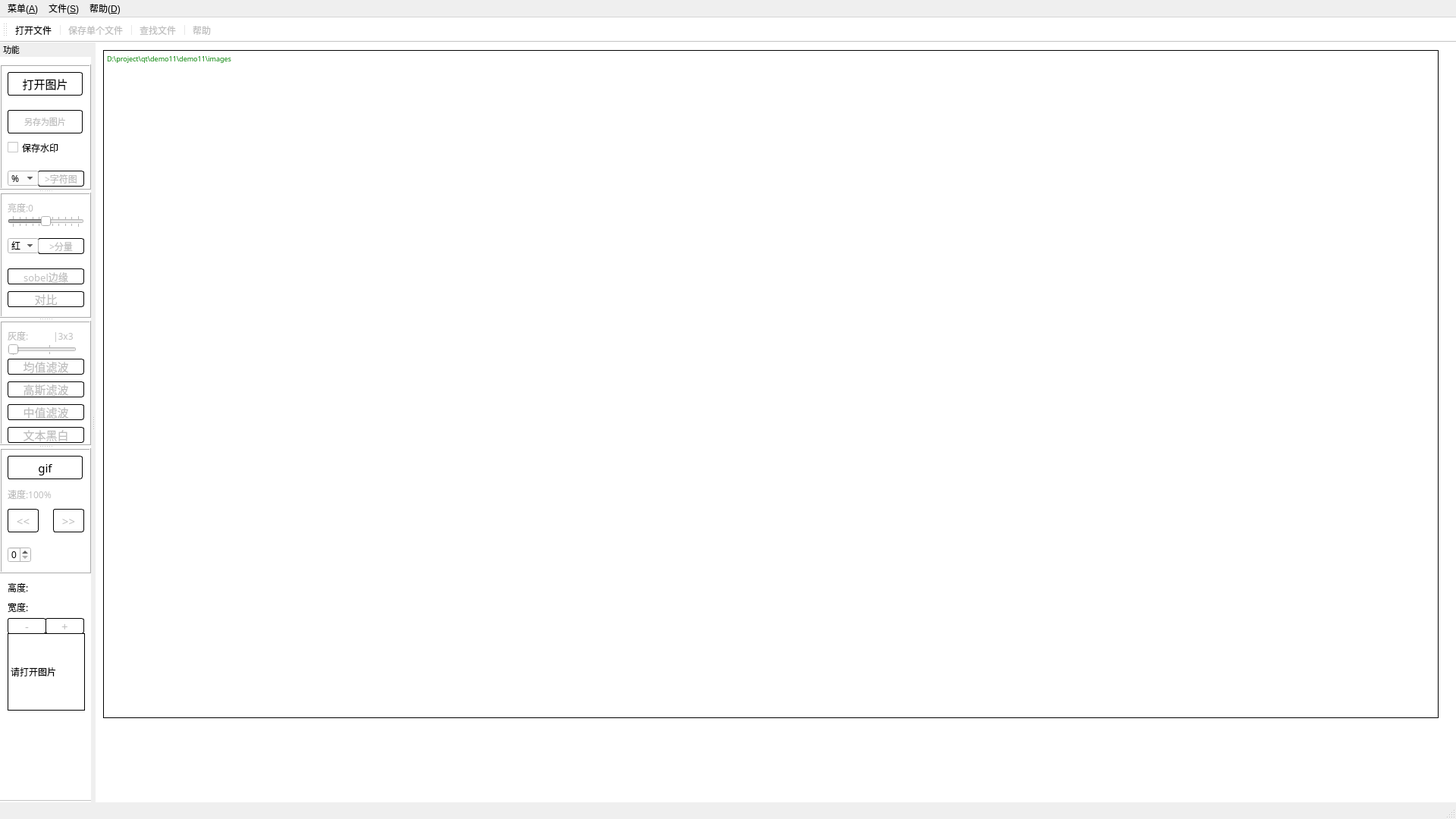
<?xml version="1.0" encoding="UTF-8"?>
<ui version="4.0">
 <class>MainWindow</class>
 <widget class="QMainWindow" name="MainWindow">
  <property name="geometry">
   <rect>
    <x>0</x>
    <y>0</y>
    <width>1920</width>
    <height>1080</height>
   </rect>
  </property>
  <property name="windowTitle">
   <string>MainWindow</string>
  </property>
  <widget class="QWidget" name="centralWidget">
   <widget class="QTextEdit" name="textEdit">
    <property name="geometry">
     <rect>
      <x>10</x>
      <y>10</y>
      <width>1761</width>
      <height>881</height>
     </rect>
    </property>
    <property name="font">
     <font>
      <family>黑体</family>
     </font>
    </property>
    <property name="html">
     <string>&lt;!DOCTYPE HTML PUBLIC &quot;-//W3C//DTD HTML 4.0//EN&quot; &quot;http://www.w3.org/TR/REC-html40/strict.dtd&quot;&gt;
&lt;html&gt;&lt;head&gt;&lt;meta name=&quot;qrichtext&quot; content=&quot;1&quot; /&gt;&lt;style type=&quot;text/css&quot;&gt;
p, li { white-space: pre-wrap; }
&lt;/style&gt;&lt;/head&gt;&lt;body style=&quot; font-family:'黑体'; font-size:9pt; font-weight:400; font-style:normal;&quot;&gt;
&lt;p style=&quot; margin-top:0px; margin-bottom:0px; margin-left:0px; margin-right:0px; -qt-block-indent:0; text-indent:0px;&quot;&gt;&lt;span style=&quot; font-family:'SimSun'; font-size:7pt; color:#008000;&quot;&gt;D:\project\qt\demo11\demo11\images&lt;/span&gt;&lt;/p&gt;&lt;/body&gt;&lt;/html&gt;</string>
    </property>
   </widget>
   <widget class="QLabel" name="label_output">
    <property name="geometry">
     <rect>
      <x>10</x>
      <y>10</y>
      <width>1761</width>
      <height>881</height>
     </rect>
    </property>
    <property name="font">
     <font>
      <family>黑体</family>
     </font>
    </property>
    <property name="frameShape">
     <enum>QFrame::Box</enum>
    </property>
    <property name="text">
     <string/>
    </property>
    <property name="scaledContents">
     <bool>true</bool>
    </property>
    <property name="alignment">
     <set>Qt::AlignLeading|Qt::AlignLeft|Qt::AlignVCenter</set>
    </property>
   </widget>
   <widget class="QFrame" name="frame">
    <property name="geometry">
     <rect>
      <x>-81</x>
      <y>-1</y>
      <width>1881</width>
      <height>1041</height>
     </rect>
    </property>
    <property name="font">
     <font>
      <family>黑体</family>
     </font>
    </property>
    <property name="styleSheet">
     <string notr="true">background-color: rgb(255, 255, 255);</string>
    </property>
    <property name="frameShape">
     <enum>QFrame::StyledPanel</enum>
    </property>
    <property name="frameShadow">
     <enum>QFrame::Raised</enum>
    </property>
   </widget>
   <widget class="QFrame" name="frame_3">
    <property name="geometry">
     <rect>
      <x>0</x>
      <y>0</y>
      <width>1881</width>
      <height>1041</height>
     </rect>
    </property>
    <property name="font">
     <font>
      <family>黑体</family>
     </font>
    </property>
    <property name="styleSheet">
     <string notr="true">background-color: rgb(255, 255, 255);</string>
    </property>
    <property name="frameShape">
     <enum>QFrame::StyledPanel</enum>
    </property>
    <property name="frameShadow">
     <enum>QFrame::Raised</enum>
    </property>
   </widget>
   <widget class="QLabel" name="label_output_source">
    <property name="geometry">
     <rect>
      <x>10</x>
      <y>10</y>
      <width>1761</width>
      <height>881</height>
     </rect>
    </property>
    <property name="font">
     <font>
      <family>黑体</family>
     </font>
    </property>
    <property name="frameShape">
     <enum>QFrame::Box</enum>
    </property>
    <property name="text">
     <string/>
    </property>
    <property name="scaledContents">
     <bool>false</bool>
    </property>
    <property name="alignment">
     <set>Qt::AlignLeading|Qt::AlignLeft|Qt::AlignVCenter</set>
    </property>
   </widget>
   <zorder>frame_3</zorder>
   <zorder>frame</zorder>
   <zorder>textEdit</zorder>
   <zorder>label_output</zorder>
   <zorder>label_output_source</zorder>
  </widget>
  <widget class="QMenuBar" name="menuBar">
   <property name="geometry">
    <rect>
     <x>0</x>
     <y>0</y>
     <width>1920</width>
     <height>21</height>
    </rect>
   </property>
   <property name="defaultUp">
    <bool>false</bool>
   </property>
   <property name="nativeMenuBar">
    <bool>false</bool>
   </property>
   <widget class="QMenu" name="menu_A">
    <property name="title">
     <string>菜单(&amp;A)</string>
    </property>
    <addaction name="action"/>
   </widget>
   <widget class="QMenu" name="menu_S">
    <property name="title">
     <string>文件(&amp;S)</string>
    </property>
    <addaction name="action_3"/>
    <addaction name="action_4"/>
    <addaction name="action_5"/>
   </widget>
   <widget class="QMenu" name="menu_D">
    <property name="title">
     <string>帮助(&amp;D)</string>
    </property>
    <widget class="QMenu" name="menu_Language">
     <property name="title">
      <string>语言/Language</string>
     </property>
     <addaction name="action_CN"/>
     <addaction name="actionEnglish_EN"/>
    </widget>
    <addaction name="action_6"/>
    <addaction name="menu_Language"/>
   </widget>
   <addaction name="menu_A"/>
   <addaction name="menu_S"/>
   <addaction name="menu_D"/>
  </widget>
  <widget class="QToolBar" name="mainToolBar">
   <property name="styleSheet">
    <string notr="true">background-color: rgb(255, 255, 255);</string>
   </property>
   <attribute name="toolBarArea">
    <enum>TopToolBarArea</enum>
   </attribute>
   <attribute name="toolBarBreak">
    <bool>false</bool>
   </attribute>
   <addaction name="action"/>
   <addaction name="separator"/>
   <addaction name="action_3"/>
   <addaction name="separator"/>
   <addaction name="action_5"/>
   <addaction name="separator"/>
   <addaction name="action_6"/>
  </widget>
  <widget class="QStatusBar" name="statusBar"/>
  <widget class="QDockWidget" name="dockWidget_3">
   <property name="sizePolicy">
    <sizepolicy hsizetype="Expanding" vsizetype="Preferred">
     <horstretch>0</horstretch>
     <verstretch>0</verstretch>
    </sizepolicy>
   </property>
   <property name="minimumSize">
    <size>
     <width>120</width>
     <height>300</height>
    </size>
   </property>
   <property name="font">
    <font>
     <family>黑体</family>
     <pointsize>8</pointsize>
    </font>
   </property>
   <property name="styleSheet">
    <string notr="true">background-color: rgb(255, 255, 255);</string>
   </property>
   <property name="features">
    <set>QDockWidget::DockWidgetMovable</set>
   </property>
   <property name="windowTitle">
    <string>功能</string>
   </property>
   <attribute name="dockWidgetArea">
    <number>1</number>
   </attribute>
   <widget class="QWidget" name="dockWidgetContents_3">
    <widget class="QFrame" name="frame_2">
     <property name="geometry">
      <rect>
       <x>-10</x>
       <y>-20</y>
       <width>161</width>
       <height>1001</height>
      </rect>
     </property>
     <property name="font">
      <font>
       <family>黑体</family>
      </font>
     </property>
     <property name="autoFillBackground">
      <bool>false</bool>
     </property>
     <property name="styleSheet">
      <string notr="true">background-color: rgb(255, 255, 255);</string>
     </property>
     <property name="frameShape">
      <enum>QFrame::StyledPanel</enum>
     </property>
     <property name="frameShadow">
      <enum>QFrame::Raised</enum>
     </property>
     <widget class="QLabel" name="label_height">
      <property name="geometry">
       <rect>
        <x>20</x>
        <y>710</y>
        <width>91</width>
        <height>20</height>
       </rect>
      </property>
      <property name="font">
       <font>
        <family>黑体</family>
       </font>
      </property>
      <property name="text">
       <string>高度:</string>
      </property>
     </widget>
     <widget class="QLabel" name="label_width">
      <property name="geometry">
       <rect>
        <x>20</x>
        <y>736</y>
        <width>91</width>
        <height>20</height>
       </rect>
      </property>
      <property name="font">
       <font>
        <family>黑体</family>
       </font>
      </property>
      <property name="text">
       <string>宽度:</string>
      </property>
     </widget>
     <widget class="QLabel" name="label">
      <property name="geometry">
       <rect>
        <x>20</x>
        <y>780</y>
        <width>102</width>
        <height>102</height>
       </rect>
      </property>
      <property name="font">
       <font>
        <family>黑体</family>
       </font>
      </property>
      <property name="frameShape">
       <enum>QFrame::Box</enum>
      </property>
      <property name="text">
       <string>请打开图片</string>
      </property>
      <property name="scaledContents">
       <bool>true</bool>
      </property>
      <property name="openExternalLinks">
       <bool>false</bool>
      </property>
     </widget>
     <widget class="QSplitter" name="splitter">
      <property name="geometry">
       <rect>
        <x>10</x>
        <y>30</y>
        <width>120</width>
        <height>671</height>
       </rect>
      </property>
      <property name="font">
       <font>
        <family>黑体</family>
       </font>
      </property>
      <property name="orientation">
       <enum>Qt::Vertical</enum>
      </property>
      <widget class="QFrame" name="frame_7">
       <property name="font">
        <font>
         <family>黑体</family>
        </font>
       </property>
       <property name="frameShape">
        <enum>QFrame::Box</enum>
       </property>
       <property name="frameShadow">
        <enum>QFrame::Raised</enum>
       </property>
       <widget class="QPushButton" name="pushButton_3">
        <property name="geometry">
         <rect>
          <x>10</x>
          <y>10</y>
          <width>99</width>
          <height>31</height>
         </rect>
        </property>
        <property name="font">
         <font>
          <family>黑体</family>
          <pointsize>11</pointsize>
          <weight>50</weight>
          <bold>false</bold>
         </font>
        </property>
        <property name="cursor">
         <cursorShape>PointingHandCursor</cursorShape>
        </property>
        <property name="acceptDrops">
         <bool>true</bool>
        </property>
        <property name="styleSheet">
         <string notr="true">QPushButton

{
	border:1px solid rgb(0,0,0);
	border-radius:3px;
	
	background-color: rgb(255, 255, 255);
}
QPushButton:hover
{
	background-color: rgb(250, 250, 250);
	border:1px solid rgb(0,0,0);
	
}</string>
        </property>
        <property name="text">
         <string>打开图片</string>
        </property>
        <property name="icon">
         <iconset resource="images.qrc">
          <normaloff>:/images/images/filenew.png</normaloff>:/images/images/filenew.png</iconset>
        </property>
        <property name="iconSize">
         <size>
          <width>32</width>
          <height>32</height>
         </size>
        </property>
       </widget>
       <widget class="QPushButton" name="pushButton_8">
        <property name="enabled">
         <bool>false</bool>
        </property>
        <property name="geometry">
         <rect>
          <x>10</x>
          <y>60</y>
          <width>99</width>
          <height>31</height>
         </rect>
        </property>
        <property name="font">
         <font>
          <family>黑体</family>
          <pointsize>8</pointsize>
          <weight>50</weight>
          <bold>false</bold>
         </font>
        </property>
        <property name="cursor">
         <cursorShape>PointingHandCursor</cursorShape>
        </property>
        <property name="acceptDrops">
         <bool>true</bool>
        </property>
        <property name="styleSheet">
         <string notr="true">QPushButton

{
	border:1px solid rgb(0,0,0);
	border-radius:3px;
	
	background-color: rgb(255, 255, 255);
}
QPushButton:hover
{
	background-color: rgb(250, 250, 250);
	border:1px solid rgb(0,0,0);
	
}</string>
        </property>
        <property name="text">
         <string>另存为图片</string>
        </property>
        <property name="icon">
         <iconset resource="images.qrc">
          <normaloff>:/images/images/filesave.png</normaloff>:/images/images/filesave.png</iconset>
        </property>
        <property name="iconSize">
         <size>
          <width>32</width>
          <height>32</height>
         </size>
        </property>
       </widget>
       <widget class="QPushButton" name="pushButton_4">
        <property name="enabled">
         <bool>false</bool>
        </property>
        <property name="geometry">
         <rect>
          <x>50</x>
          <y>140</y>
          <width>61</width>
          <height>21</height>
         </rect>
        </property>
        <property name="font">
         <font>
          <family>黑体</family>
          <pointsize>9</pointsize>
          <weight>50</weight>
          <bold>false</bold>
         </font>
        </property>
        <property name="cursor">
         <cursorShape>PointingHandCursor</cursorShape>
        </property>
        <property name="acceptDrops">
         <bool>true</bool>
        </property>
        <property name="styleSheet">
         <string notr="true">QPushButton

{
	border:1px solid rgb(0,0,0);
	border-radius:3px;
	
	background-color: rgb(255, 255, 255);
}
QPushButton:hover
{
	background-color: rgb(250, 250, 250);
	border:1px solid rgb(0,0,0);
	
}</string>
        </property>
        <property name="text">
         <string>&gt;字符图</string>
        </property>
        <property name="iconSize">
         <size>
          <width>32</width>
          <height>32</height>
         </size>
        </property>
       </widget>
       <widget class="QComboBox" name="comboBox">
        <property name="geometry">
         <rect>
          <x>10</x>
          <y>140</y>
          <width>41</width>
          <height>20</height>
         </rect>
        </property>
        <property name="font">
         <font>
          <family>黑体</family>
         </font>
        </property>
        <item>
         <property name="text">
          <string>%</string>
         </property>
        </item>
        <item>
         <property name="text">
          <string>*</string>
         </property>
        </item>
        <item>
         <property name="text">
          <string>^</string>
         </property>
        </item>
        <item>
         <property name="text">
          <string>+</string>
         </property>
        </item>
        <item>
         <property name="text">
          <string>$</string>
         </property>
        </item>
        <item>
         <property name="text">
          <string>#</string>
         </property>
        </item>
       </widget>
       <widget class="QCheckBox" name="checkBox">
        <property name="geometry">
         <rect>
          <x>10</x>
          <y>100</y>
          <width>87</width>
          <height>19</height>
         </rect>
        </property>
        <property name="font">
         <font>
          <family>黑体</family>
         </font>
        </property>
        <property name="text">
         <string>保存水印</string>
        </property>
       </widget>
      </widget>
      <widget class="QFrame" name="frame_4">
       <property name="font">
        <font>
         <family>黑体</family>
        </font>
       </property>
       <property name="frameShape">
        <enum>QFrame::Box</enum>
       </property>
       <property name="frameShadow">
        <enum>QFrame::Raised</enum>
       </property>
       <widget class="QSlider" name="horizontalSlider_light">
        <property name="enabled">
         <bool>false</bool>
        </property>
        <property name="geometry">
         <rect>
          <x>10</x>
          <y>30</y>
          <width>101</width>
          <height>16</height>
         </rect>
        </property>
        <property name="font">
         <font>
          <family>黑体</family>
         </font>
        </property>
        <property name="minimum">
         <number>-5</number>
        </property>
        <property name="maximum">
         <number>5</number>
        </property>
        <property name="pageStep">
         <number>5</number>
        </property>
        <property name="value">
         <number>0</number>
        </property>
        <property name="tracking">
         <bool>false</bool>
        </property>
        <property name="orientation">
         <enum>Qt::Horizontal</enum>
        </property>
        <property name="invertedControls">
         <bool>false</bool>
        </property>
        <property name="tickPosition">
         <enum>QSlider::TicksBothSides</enum>
        </property>
       </widget>
       <widget class="QLabel" name="label_light">
        <property name="enabled">
         <bool>false</bool>
        </property>
        <property name="geometry">
         <rect>
          <x>10</x>
          <y>10</y>
          <width>91</width>
          <height>20</height>
         </rect>
        </property>
        <property name="font">
         <font>
          <family>黑体</family>
         </font>
        </property>
        <property name="text">
         <string>亮度:0</string>
        </property>
       </widget>
       <widget class="QPushButton" name="pushButton_comp">
        <property name="enabled">
         <bool>false</bool>
        </property>
        <property name="geometry">
         <rect>
          <x>10</x>
          <y>130</y>
          <width>101</width>
          <height>21</height>
         </rect>
        </property>
        <property name="font">
         <font>
          <family>黑体</family>
          <pointsize>11</pointsize>
          <weight>50</weight>
          <bold>false</bold>
         </font>
        </property>
        <property name="cursor">
         <cursorShape>OpenHandCursor</cursorShape>
        </property>
        <property name="acceptDrops">
         <bool>true</bool>
        </property>
        <property name="styleSheet">
         <string notr="true">QPushButton

{
	border:1px solid rgb(0,0,0);
	border-radius:3px;
	
	background-color: rgb(255, 255, 255);
}
QPushButton:hover
{
	background-color: rgb(250, 250, 250);
	border:1px solid rgb(0,0,0);
	
}</string>
        </property>
        <property name="text">
         <string>对比</string>
        </property>
        <property name="iconSize">
         <size>
          <width>32</width>
          <height>32</height>
         </size>
        </property>
       </widget>
       <widget class="QPushButton" name="pushButton_color_div">
        <property name="enabled">
         <bool>false</bool>
        </property>
        <property name="geometry">
         <rect>
          <x>50</x>
          <y>60</y>
          <width>61</width>
          <height>21</height>
         </rect>
        </property>
        <property name="font">
         <font>
          <family>黑体</family>
          <pointsize>9</pointsize>
          <weight>50</weight>
          <bold>false</bold>
         </font>
        </property>
        <property name="cursor">
         <cursorShape>PointingHandCursor</cursorShape>
        </property>
        <property name="acceptDrops">
         <bool>true</bool>
        </property>
        <property name="styleSheet">
         <string notr="true">QPushButton

{
	border:1px solid rgb(0,0,0);
	border-radius:3px;
	
	background-color: rgb(255, 255, 255);
}
QPushButton:hover
{
	background-color: rgb(250, 250, 250);
	border:1px solid rgb(0,0,0);
	
}</string>
        </property>
        <property name="text">
         <string>&gt;分量</string>
        </property>
        <property name="iconSize">
         <size>
          <width>32</width>
          <height>32</height>
         </size>
        </property>
       </widget>
       <widget class="QComboBox" name="comboBox_color">
        <property name="geometry">
         <rect>
          <x>10</x>
          <y>60</y>
          <width>41</width>
          <height>20</height>
         </rect>
        </property>
        <property name="font">
         <font>
          <family>黑体</family>
         </font>
        </property>
        <item>
         <property name="text">
          <string>红</string>
         </property>
        </item>
        <item>
         <property name="text">
          <string>蓝</string>
         </property>
        </item>
        <item>
         <property name="text">
          <string>绿</string>
         </property>
        </item>
       </widget>
       <widget class="QPushButton" name="pushButton_color_sobel">
        <property name="enabled">
         <bool>false</bool>
        </property>
        <property name="geometry">
         <rect>
          <x>10</x>
          <y>100</y>
          <width>101</width>
          <height>21</height>
         </rect>
        </property>
        <property name="font">
         <font>
          <family>黑体</family>
          <pointsize>10</pointsize>
          <weight>50</weight>
          <bold>false</bold>
         </font>
        </property>
        <property name="cursor">
         <cursorShape>PointingHandCursor</cursorShape>
        </property>
        <property name="acceptDrops">
         <bool>true</bool>
        </property>
        <property name="styleSheet">
         <string notr="true">QPushButton

{
	border:1px solid rgb(0,0,0);
	border-radius:3px;
	
	background-color: rgb(255, 255, 255);
}
QPushButton:hover
{
	background-color: rgb(250, 250, 250);
	border:1px solid rgb(0,0,0);
	
}</string>
        </property>
        <property name="text">
         <string>sobel边缘</string>
        </property>
        <property name="iconSize">
         <size>
          <width>32</width>
          <height>32</height>
         </size>
        </property>
       </widget>
      </widget>
      <widget class="QFrame" name="frame_5">
       <property name="font">
        <font>
         <family>黑体</family>
        </font>
       </property>
       <property name="frameShape">
        <enum>QFrame::Box</enum>
       </property>
       <property name="frameShadow">
        <enum>QFrame::Raised</enum>
       </property>
       <widget class="QLabel" name="label_grey">
        <property name="enabled">
         <bool>false</bool>
        </property>
        <property name="geometry">
         <rect>
          <x>10</x>
          <y>10</y>
          <width>51</width>
          <height>20</height>
         </rect>
        </property>
        <property name="font">
         <font>
          <family>黑体</family>
         </font>
        </property>
        <property name="text">
         <string>灰度:</string>
        </property>
       </widget>
       <widget class="QSlider" name="horizontalSlider">
        <property name="enabled">
         <bool>false</bool>
        </property>
        <property name="geometry">
         <rect>
          <x>10</x>
          <y>30</y>
          <width>91</width>
          <height>16</height>
         </rect>
        </property>
        <property name="font">
         <font>
          <family>黑体</family>
         </font>
        </property>
        <property name="minimum">
         <number>2</number>
        </property>
        <property name="maximum">
         <number>10</number>
        </property>
        <property name="pageStep">
         <number>5</number>
        </property>
        <property name="value">
         <number>2</number>
        </property>
        <property name="tracking">
         <bool>false</bool>
        </property>
        <property name="orientation">
         <enum>Qt::Horizontal</enum>
        </property>
        <property name="invertedControls">
         <bool>false</bool>
        </property>
        <property name="tickPosition">
         <enum>QSlider::TicksBothSides</enum>
        </property>
       </widget>
       <widget class="QPushButton" name="pushButton_5">
        <property name="enabled">
         <bool>false</bool>
        </property>
        <property name="geometry">
         <rect>
          <x>10</x>
          <y>50</y>
          <width>101</width>
          <height>21</height>
         </rect>
        </property>
        <property name="font">
         <font>
          <family>黑体</family>
          <pointsize>11</pointsize>
          <weight>50</weight>
          <bold>false</bold>
         </font>
        </property>
        <property name="cursor">
         <cursorShape>PointingHandCursor</cursorShape>
        </property>
        <property name="acceptDrops">
         <bool>true</bool>
        </property>
        <property name="styleSheet">
         <string notr="true">QPushButton

{
	border:1px solid rgb(0,0,0);
	border-radius:3px;
	
	background-color: rgb(255, 255, 255);
}
QPushButton:hover
{
	background-color: rgb(250, 250, 250);
	border:1px solid rgb(0,0,0);
	
}</string>
        </property>
        <property name="text">
         <string>均值滤波</string>
        </property>
        <property name="iconSize">
         <size>
          <width>32</width>
          <height>32</height>
         </size>
        </property>
       </widget>
       <widget class="QPushButton" name="pushButton_6">
        <property name="enabled">
         <bool>false</bool>
        </property>
        <property name="geometry">
         <rect>
          <x>10</x>
          <y>80</y>
          <width>101</width>
          <height>21</height>
         </rect>
        </property>
        <property name="font">
         <font>
          <family>黑体</family>
          <pointsize>11</pointsize>
          <weight>50</weight>
          <bold>false</bold>
         </font>
        </property>
        <property name="cursor">
         <cursorShape>PointingHandCursor</cursorShape>
        </property>
        <property name="acceptDrops">
         <bool>true</bool>
        </property>
        <property name="styleSheet">
         <string notr="true">QPushButton

{
	border:1px solid rgb(0,0,0);
	border-radius:3px;
	
	background-color: rgb(255, 255, 255);
}
QPushButton:hover
{
	background-color: rgb(250, 250, 250);
	border:1px solid rgb(0,0,0);
	
}</string>
        </property>
        <property name="text">
         <string>高斯滤波</string>
        </property>
        <property name="iconSize">
         <size>
          <width>32</width>
          <height>32</height>
         </size>
        </property>
       </widget>
       <widget class="QPushButton" name="pushButton_7">
        <property name="enabled">
         <bool>false</bool>
        </property>
        <property name="geometry">
         <rect>
          <x>10</x>
          <y>110</y>
          <width>101</width>
          <height>21</height>
         </rect>
        </property>
        <property name="font">
         <font>
          <family>黑体</family>
          <pointsize>11</pointsize>
          <weight>50</weight>
          <bold>false</bold>
         </font>
        </property>
        <property name="cursor">
         <cursorShape>PointingHandCursor</cursorShape>
        </property>
        <property name="acceptDrops">
         <bool>true</bool>
        </property>
        <property name="styleSheet">
         <string notr="true">QPushButton

{
	border:1px solid rgb(0,0,0);
	border-radius:3px;
	
	background-color: rgb(255, 255, 255);
}
QPushButton:hover
{
	background-color: rgb(250, 250, 250);
	border:1px solid rgb(0,0,0);
	
}</string>
        </property>
        <property name="text">
         <string>中值滤波</string>
        </property>
        <property name="iconSize">
         <size>
          <width>32</width>
          <height>32</height>
         </size>
        </property>
       </widget>
       <widget class="QLabel" name="label_push5">
        <property name="enabled">
         <bool>false</bool>
        </property>
        <property name="geometry">
         <rect>
          <x>70</x>
          <y>10</y>
          <width>41</width>
          <height>20</height>
         </rect>
        </property>
        <property name="font">
         <font>
          <family>黑体</family>
         </font>
        </property>
        <property name="text">
         <string>|3x3</string>
        </property>
       </widget>
       <widget class="QPushButton" name="pushButton_9">
        <property name="enabled">
         <bool>false</bool>
        </property>
        <property name="geometry">
         <rect>
          <x>10</x>
          <y>140</y>
          <width>101</width>
          <height>21</height>
         </rect>
        </property>
        <property name="font">
         <font>
          <family>黑体</family>
          <pointsize>11</pointsize>
          <weight>50</weight>
          <bold>false</bold>
         </font>
        </property>
        <property name="cursor">
         <cursorShape>PointingHandCursor</cursorShape>
        </property>
        <property name="acceptDrops">
         <bool>true</bool>
        </property>
        <property name="styleSheet">
         <string notr="true">QPushButton

{
	border:1px solid rgb(0,0,0);
	border-radius:3px;
	
	background-color: rgb(255, 255, 255);
}
QPushButton:hover
{
	background-color: rgb(250, 250, 250);
	border:1px solid rgb(0,0,0);
	
}</string>
        </property>
        <property name="text">
         <string>文本黑白</string>
        </property>
        <property name="iconSize">
         <size>
          <width>32</width>
          <height>32</height>
         </size>
        </property>
       </widget>
      </widget>
      <widget class="QFrame" name="frame_6">
       <property name="font">
        <font>
         <family>黑体</family>
        </font>
       </property>
       <property name="frameShape">
        <enum>QFrame::Box</enum>
       </property>
       <property name="frameShadow">
        <enum>QFrame::Raised</enum>
       </property>
       <widget class="QPushButton" name="pushButton_10">
        <property name="geometry">
         <rect>
          <x>10</x>
          <y>10</y>
          <width>99</width>
          <height>31</height>
         </rect>
        </property>
        <property name="font">
         <font>
          <family>黑体</family>
          <pointsize>11</pointsize>
          <weight>50</weight>
          <bold>false</bold>
         </font>
        </property>
        <property name="cursor">
         <cursorShape>PointingHandCursor</cursorShape>
        </property>
        <property name="acceptDrops">
         <bool>true</bool>
        </property>
        <property name="styleSheet">
         <string notr="true">QPushButton

{
	border:1px solid rgb(0,0,0);
	border-radius:3px;
	
	background-color: rgb(255, 255, 255);
}
QPushButton:hover
{
	background-color: rgb(250, 250, 250);
	border:1px solid rgb(0,0,0);
	
}</string>
        </property>
        <property name="text">
         <string>gif</string>
        </property>
        <property name="icon">
         <iconset resource="images.qrc">
          <normaloff>:/images/images/action.ico</normaloff>:/images/images/action.ico</iconset>
        </property>
        <property name="iconSize">
         <size>
          <width>24</width>
          <height>24</height>
         </size>
        </property>
       </widget>
       <widget class="QLabel" name="label_speed">
        <property name="enabled">
         <bool>false</bool>
        </property>
        <property name="geometry">
         <rect>
          <x>10</x>
          <y>50</y>
          <width>101</width>
          <height>21</height>
         </rect>
        </property>
        <property name="font">
         <font>
          <family>黑体</family>
         </font>
        </property>
        <property name="text">
         <string>速度:100%</string>
        </property>
       </widget>
       <widget class="QPushButton" name="pushButton_des_speed">
        <property name="enabled">
         <bool>false</bool>
        </property>
        <property name="geometry">
         <rect>
          <x>10</x>
          <y>80</y>
          <width>41</width>
          <height>31</height>
         </rect>
        </property>
        <property name="font">
         <font>
          <family>黑体</family>
          <pointsize>11</pointsize>
          <weight>50</weight>
          <bold>false</bold>
         </font>
        </property>
        <property name="cursor">
         <cursorShape>PointingHandCursor</cursorShape>
        </property>
        <property name="acceptDrops">
         <bool>true</bool>
        </property>
        <property name="styleSheet">
         <string notr="true">QPushButton

{
	border:1px solid rgb(0,0,0);
	border-radius:3px;
	
	background-color: rgb(255, 255, 255);
}
QPushButton:hover
{
	background-color: rgb(250, 250, 250);
	border:1px solid rgb(0,0,0);
	
}</string>
        </property>
        <property name="text">
         <string>&lt;&lt;</string>
        </property>
        <property name="iconSize">
         <size>
          <width>32</width>
          <height>32</height>
         </size>
        </property>
       </widget>
       <widget class="QPushButton" name="pushButton_plus_speed">
        <property name="enabled">
         <bool>false</bool>
        </property>
        <property name="geometry">
         <rect>
          <x>70</x>
          <y>80</y>
          <width>41</width>
          <height>31</height>
         </rect>
        </property>
        <property name="font">
         <font>
          <family>黑体</family>
          <pointsize>11</pointsize>
          <weight>50</weight>
          <bold>false</bold>
         </font>
        </property>
        <property name="cursor">
         <cursorShape>PointingHandCursor</cursorShape>
        </property>
        <property name="acceptDrops">
         <bool>true</bool>
        </property>
        <property name="styleSheet">
         <string notr="true">QPushButton

{
	border:1px solid rgb(0,0,0);
	border-radius:3px;
	
	background-color: rgb(255, 255, 255);
}
QPushButton:hover
{
	background-color: rgb(250, 250, 250);
	border:1px solid rgb(0,0,0);
	
}</string>
        </property>
        <property name="text">
         <string>&gt;&gt;</string>
        </property>
        <property name="iconSize">
         <size>
          <width>32</width>
          <height>32</height>
         </size>
        </property>
       </widget>
       <widget class="QSpinBox" name="spinBox">
        <property name="geometry">
         <rect>
          <x>10</x>
          <y>130</y>
          <width>31</width>
          <height>21</height>
         </rect>
        </property>
        <property name="maximum">
         <number>2</number>
        </property>
       </widget>
      </widget>
     </widget>
     <widget class="QPushButton" name="pushButton_plus">
      <property name="enabled">
       <bool>false</bool>
      </property>
      <property name="geometry">
       <rect>
        <x>70</x>
        <y>760</y>
        <width>51</width>
        <height>21</height>
       </rect>
      </property>
      <property name="font">
       <font>
        <family>黑体</family>
        <pointsize>11</pointsize>
        <weight>50</weight>
        <bold>false</bold>
       </font>
      </property>
      <property name="cursor">
       <cursorShape>PointingHandCursor</cursorShape>
      </property>
      <property name="acceptDrops">
       <bool>true</bool>
      </property>
      <property name="styleSheet">
       <string notr="true">QPushButton

{
	border:1px solid rgb(0,0,0);
	border-radius:3px;
	
	background-color: rgb(255, 255, 255);
}
QPushButton:hover
{
	background-color: rgb(250, 250, 250);
	border:1px solid rgb(0,0,0);
	
}</string>
      </property>
      <property name="text">
       <string>+</string>
      </property>
      <property name="iconSize">
       <size>
        <width>32</width>
        <height>32</height>
       </size>
      </property>
     </widget>
     <widget class="QPushButton" name="pushButton_des">
      <property name="enabled">
       <bool>false</bool>
      </property>
      <property name="geometry">
       <rect>
        <x>20</x>
        <y>760</y>
        <width>51</width>
        <height>21</height>
       </rect>
      </property>
      <property name="font">
       <font>
        <family>黑体</family>
        <pointsize>11</pointsize>
        <weight>50</weight>
        <bold>false</bold>
       </font>
      </property>
      <property name="cursor">
       <cursorShape>PointingHandCursor</cursorShape>
      </property>
      <property name="acceptDrops">
       <bool>true</bool>
      </property>
      <property name="styleSheet">
       <string notr="true">QPushButton

{
	border:1px solid rgb(0,0,0);
	border-radius:3px;
	
	background-color: rgb(255, 255, 255);
}
QPushButton:hover
{
	background-color: rgb(250, 250, 250);
	border:1px solid rgb(0,0,0);
	
}</string>
      </property>
      <property name="text">
       <string>-</string>
      </property>
      <property name="iconSize">
       <size>
        <width>32</width>
        <height>32</height>
       </size>
      </property>
     </widget>
    </widget>
   </widget>
  </widget>
  <action name="action">
   <property name="icon">
    <iconset resource="images.qrc">
     <normaloff>:/images/images/filenew.png</normaloff>:/images/images/filenew.png</iconset>
   </property>
   <property name="text">
    <string>打开文件</string>
   </property>
  </action>
  <action name="action_2">
   <property name="icon">
    <iconset resource="images.qrc">
     <normaloff>:/images/images/fileopen.png</normaloff>:/images/images/fileopen.png</iconset>
   </property>
   <property name="text">
    <string>打开文件</string>
   </property>
  </action>
  <action name="action_3">
   <property name="enabled">
    <bool>false</bool>
   </property>
   <property name="icon">
    <iconset resource="images.qrc">
     <normaloff>:/images/images/filesave.png</normaloff>:/images/images/filesave.png</iconset>
   </property>
   <property name="text">
    <string>保存单个文件</string>
   </property>
  </action>
  <action name="action_4">
   <property name="enabled">
    <bool>false</bool>
   </property>
   <property name="icon">
    <iconset resource="images.qrc">
     <normaloff>:/images/images/filesaveas.png</normaloff>:/images/images/filesaveas.png</iconset>
   </property>
   <property name="text">
    <string>保存全部</string>
   </property>
  </action>
  <action name="action_5">
   <property name="enabled">
    <bool>false</bool>
   </property>
   <property name="icon">
    <iconset resource="images.qrc">
     <normaloff>:/images/images/find.png</normaloff>:/images/images/find.png</iconset>
   </property>
   <property name="text">
    <string>查找文件</string>
   </property>
  </action>
  <action name="action_6">
   <property name="enabled">
    <bool>false</bool>
   </property>
   <property name="icon">
    <iconset resource="images.qrc">
     <normaloff>:/images/images/zoom-in.png</normaloff>:/images/images/zoom-in.png</iconset>
   </property>
   <property name="text">
    <string>帮助</string>
   </property>
  </action>
  <action name="action_CN">
   <property name="text">
    <string>中文(CN)</string>
   </property>
  </action>
  <action name="actionEnglish_EN">
   <property name="text">
    <string>English(EN)</string>
   </property>
  </action>
  <zorder>dockWidget_3</zorder>
 </widget>
 <layoutdefault spacing="6" margin="11"/>
 <resources>
  <include location="images.qrc"/>
 </resources>
 <connections>
  <connection>
   <sender>action_3</sender>
   <signal>triggered()</signal>
   <receiver>pushButton_8</receiver>
   <slot>click()</slot>
   <hints>
    <hint type="sourcelabel">
     <x>-1</x>
     <y>-1</y>
    </hint>
    <hint type="destinationlabel">
     <x>59</x>
     <y>198</y>
    </hint>
   </hints>
  </connection>
 </connections>
</ui>
